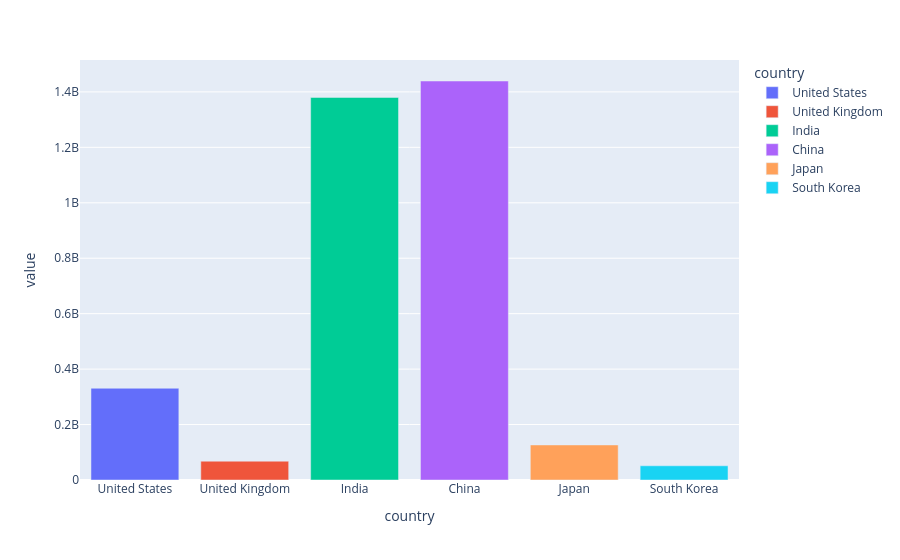

Notebook code for this chart:
### Code cell
# here color=index represint colour based on index of our df so all index have diffrent color
px.bar(yr2020, color=yr2020.index)

### Figure 1 — Plotly figure (JSON) as saved in the notebook; plotly's stock layout.template omitted (floating-point values rounded to 4 significant figures)
{"data": [{"hovertemplate": "country=%{x}<br>value=%{y}<extra></extra>", "legendgroup": "United States", "marker": {"color": "#636efa", "pattern": {"shape": ""}}, "name": "United States", "orientation": "v", "showlegend": true, "textposition": "auto", "type": "bar", "x": ["United States"], "xaxis": "x", "y": [331000000.0], "yaxis": "y"}, {"hovertemplate": "country=%{x}<br>value=%{y}<extra></extra>", "legendgroup": "United Kingdom", "marker": {"color": "#EF553B", "pattern": {"shape": ""}}, "name": "United Kingdom", "orientation": "v", "showlegend": true, "textposition": "auto", "type": "bar", "x": ["United Kingdom"], "xaxis": "x", "y": [67890000.0], "yaxis": "y"}, {"hovertemplate": "country=%{x}<br>value=%{y}<extra></extra>", "legendgroup": "India", "marker": {"color": "#00cc96", "pattern": {"shape": ""}}, "name": "India", "orientation": "v", "showlegend": true, "textposition": "auto", "type": "bar", "x": ["India"], "xaxis": "x", "y": [1380000000.0], "yaxis": "y"}, {"hovertemplate": "country=%{x}<br>value=%{y}<extra></extra>", "legendgroup": "China", "marker": {"color": "#ab63fa", "pattern": {"shape": ""}}, "name": "China", "orientation": "v", "showlegend": true, "textposition": "auto", "type": "bar", "x": ["China"], "xaxis": "x", "y": [1439000000.0], "yaxis": "y"}, {"hovertemplate": "country=%{x}<br>value=%{y}<extra></extra>", "legendgroup": "Japan", "marker": {"color": "#FFA15A", "pattern": {"shape": ""}}, "name": "Japan", "orientation": "v", "showlegend": true, "textposition": "auto", "type": "bar", "x": ["Japan"], "xaxis": "x", "y": [126500000.0], "yaxis": "y"}, {"hovertemplate": "country=%{x}<br>value=%{y}<extra></extra>", "legendgroup": "South Korea", "marker": {"color": "#19d3f3", "pattern": {"shape": ""}}, "name": "South Korea", "orientation": "v", "showlegend": true, "textposition": "auto", "type": "bar", "x": ["South Korea"], "xaxis": "x", "y": [51270000.0], "yaxis": "y"}], "layout": {"barmode": "relative", "legend": {"title": {"text": "country"}, "tracegroupgap": 0}, "margin": {"t": 60}, "xaxis": {"anchor": "y", "categoryarray": ["United States", "United Kingdom", "India", "China", "Japan", "South Korea"], "categoryorder": "array", "domain": [0, 1], "title": {"text": "country"}}, "yaxis": {"anchor": "x", "domain": [0, 1], "title": {"text": "value"}}}}
